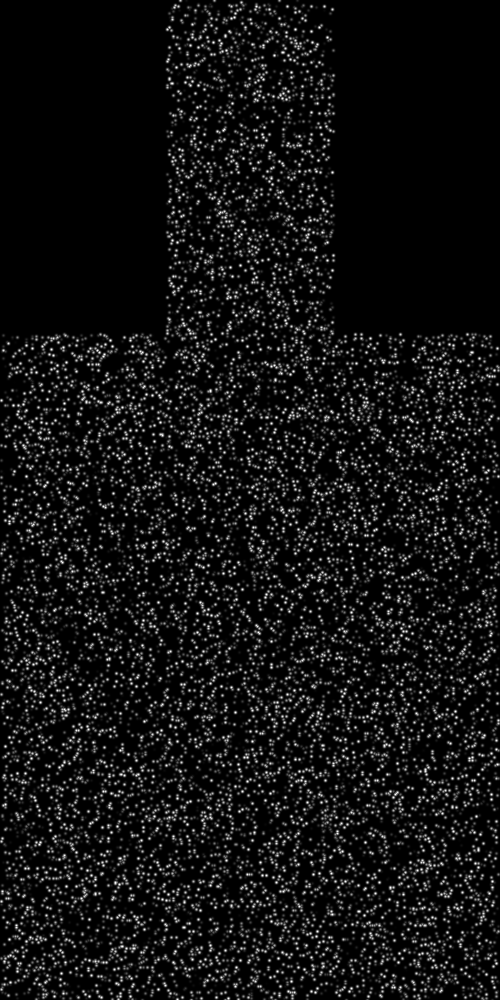
#> input picture example/data/simulationPixels0.bmp, 500 x 1000 px; its folder holds 4 pictures in this run
$ jupyter execute --allow-errors main.ipynb
#> lines starting #> are read from the running program, lines starting #| are printed output that depends on the picture
## Example of working with accelerated_piv_cpp

[cell 1]
import os
import matplotlib.pyplot as plt
from PIL import Image

import accelerated_piv_cpp as piv

### Get some test images

[cell 2]
data = os.listdir('data')
data = sorted(data, key=lambda x: int(x.split('simulationPixels')[1].split('.')[0]))
data = list(map(lambda x: os.path.join('data', x), data))

print(*data, sep='\n')

### Some images from our data

[cell 3]
image_1 = Image.open(data[0]).convert('RGB')
image_2 = Image.open(data[1]).convert('RGB')
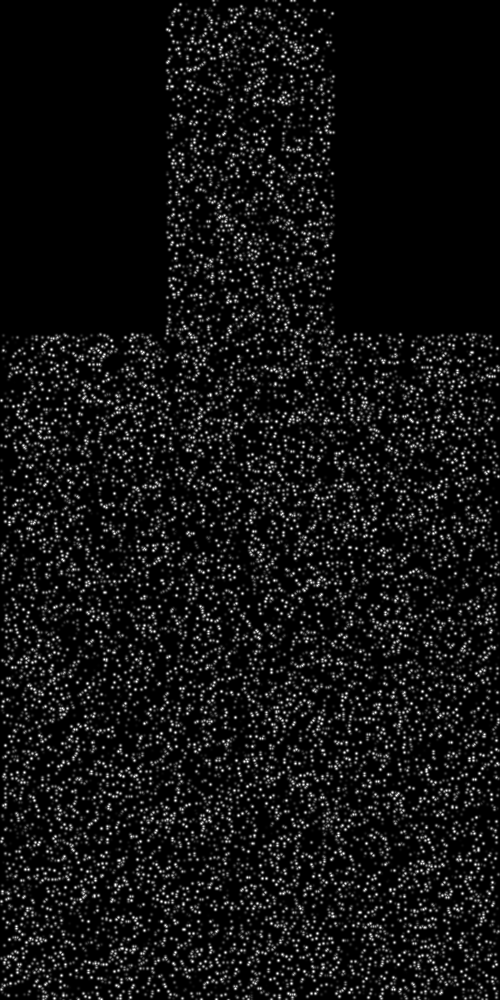
#> input picture example/data/simulationPixels1.bmp, 500 x 1000 px

fig, axes = plt.subplots(1, 2, figsize=(16, 8))

axes[0].imshow(image_1)
axes[0].set_title('Image 1')
axes[0].axis('off')

axes[1].imshow(image_2)
axes[1].set_title('Image 2')
axes[1].axis('off')

plt.show()
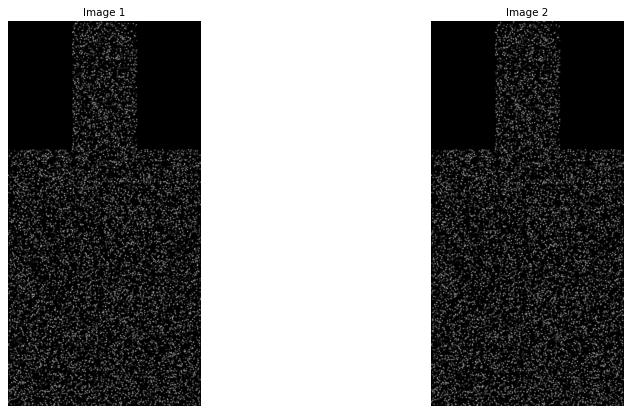
#> figure drawn by matplotlib, 2 panels

### Define config

[cell 4]
image_width = image_1.width
#> image_width = 500
image_height = image_1.height
#> image_height = 1000
window_size = 16

#> (the rest of this cell did not finish here and is left out)
